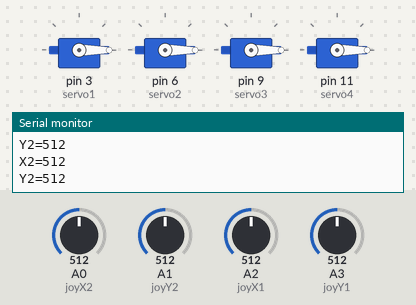
Bench run of a sketch on a simulated Arduino Uno, built with avr-gcc and run on an emulated ATmega328P. Parts: 4 × servo, the last lines printed to the serial monitor. The test bench sets the inputs (shaded band); at power-on: A0 (joyX2) = 512, A1 (joyY2) = 512, A2 (joyX1) = 512, A3 (joyY1) = 512.

Above: at 1.2 s.
1.3 s: A0 (joyX2) set to 716
At 2.8 s:
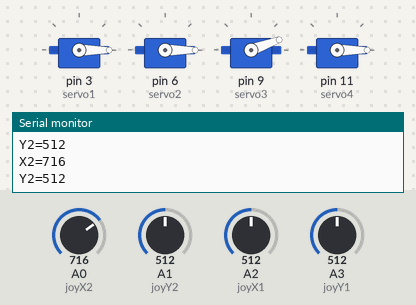
3.1 s: A1 (joyY2) set to 716
At 3.9 s:
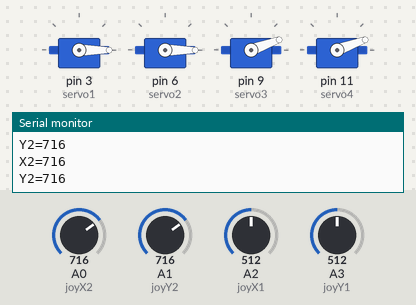
4.8 s: A2 (joyX1) set to 716
At 5.9 s:
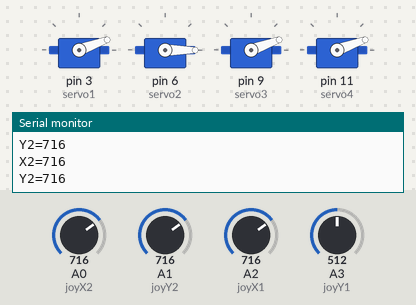
6.5 s: A3 (joyY1) set to 716
At 7.9 s:
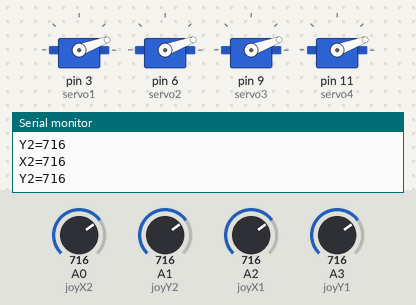
8.2 s: A0 (joyX2) set to 992
At 8.7 s:
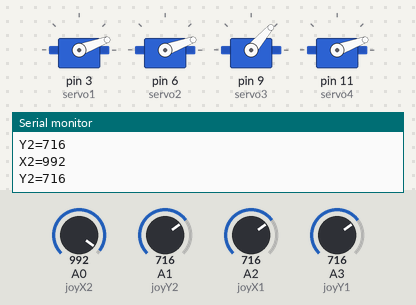
9.9 s: A1 (joyY2) set to 992
At 10.7 s:
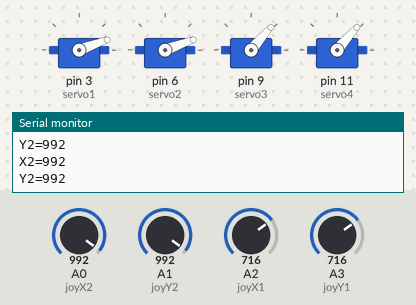
Timing chart, 0 to 12.5 s (numbered marks = the images above; inputs shaded):
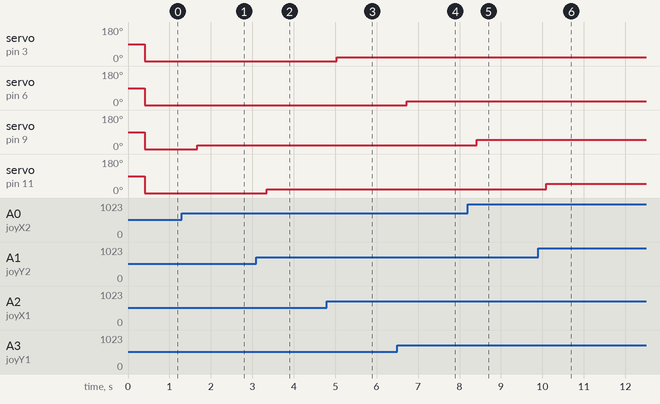

The sketch:

servo_motor.ino
```cpp
#include<Servo.h>

Servo servo1;
Servo servo2;
Servo servo3;
Servo servo4;

int joyX1=A2;
int joyY1=A3;
int joyX2=A0;
int joyY2=A1;
int x2Value=0;
int y2Value=0;


int joyVal;

void setup() {
  Serial.begin(9600);
  pinMode(joyX2,INPUT);
  pinMode(joyY2,INPUT);
   servo1.attach(3);
   servo2.attach(6);
   servo3.attach(9);
   servo4.attach(11);

}

void loop() {
 x2Value=analogRead(joyX2);
 y2Value=analogRead(joyY2);
 Serial.print("X2=");
 Serial.println(x2Value);
 Serial.print("Y2=");
 Serial.println(y2Value);
 delay(400);

 joyVal=analogRead(joyX1);
 joyVal=map(joyVal,0,1023,0,360);
 servo1.write(3*joyVal);

 joyVal=analogRead(joyY1);
 joyVal=map(joyVal,0,1023,0,360);
 servo2.write(3*joyVal);

 joyVal=analogRead(joyX2);
 joyVal=map(joyVal,0,1023,0,360);
 servo3.write(3*joyVal);

 joyVal=analogRead(joyY2);
 joyVal=map(joyVal,0,1023,0,360);
 servo4.write(3*joyVal);
 delay(20);

}
```

Measured:
- after the input at 1.3 s, servo on pin 9 (servo3): 0° → 20° after 0.37 s
- after the input at 3.1 s, servo on pin 11 (servo4): 0° → 20° after 0.25 s
- after the input at 4.8 s, servo on pin 3 (servo1): 0° → 20° after 0.24 s
- after the input at 6.5 s, servo on pin 6 (servo2): 0° → 20° after 0.23 s
- after the input at 8.2 s, servo on pin 9 (servo3): 20° → 49° after 0.21 s
- after the input at 9.9 s, servo on pin 11 (servo4): 20° → 49° after 0.20 s
